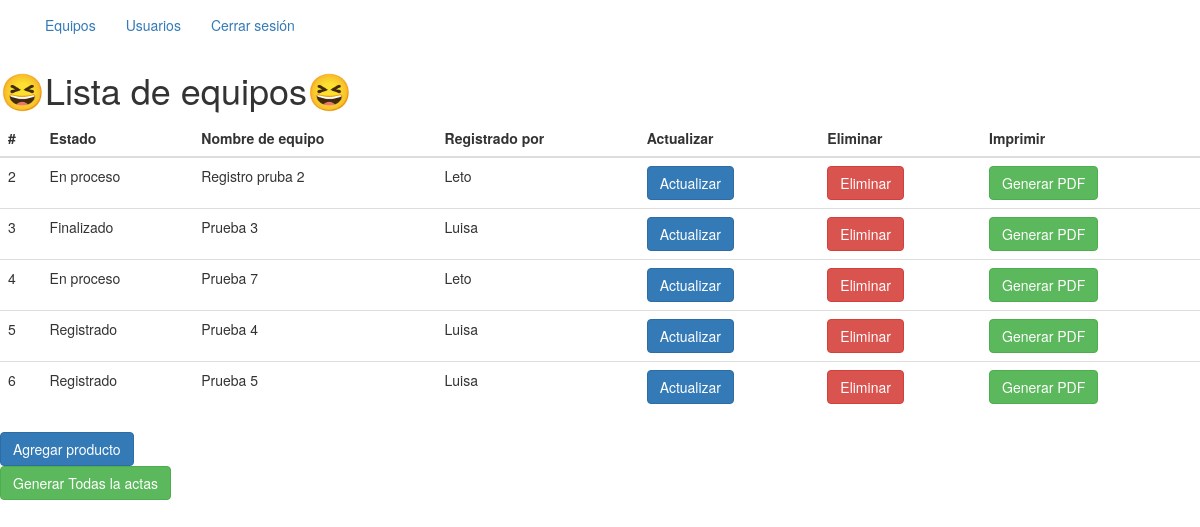
/equipos/lista-equipos (signed in), run on the app's committed database.
### app/models.py (models this page shows, shortened)
class Equipo(db.Model):
    __tablename__ = "equipo"
    asd_id = db.Column(db.Integer, primary_key=True)
    nombre = db.Column(db.String(100), nullable=False)
    estado = db.Column(db.Enum(EstadoEnum), default=EstadoEnum.REGISTRADO)
    comision = db.Column(db.String(100), nullable=True)
    municipio = db.Column(db.String(100), nullable=True)
    departamento = db.Column(db.String(100), nullable=True)
    equipo_marca = db.Column(db.String(100), nullable=True)
    equipo_modelo = db.Column(db.String(100), nullable=True)
    equipo_serial = db.Column(db.String(100), nullable=True)
    dd_marca = db.Column(db.String(100), nullable=True)
    dd_modelo = db.Column(db.String(100), nullable=True)
    dd_serial = db.Column(db.String(100), nullable=True)
    sha_1 = db.Column(db.String(100), nullable=True)
    md_5 = db.Column(db.String(100), nullable=True)
    observacion = db.Column(db.Text,nullable=True)
    fecha_hora_fin = db.Column(db.DateTime, nullable=True)
    imagenes = db.Column(MutableList.as_mutable(JSON))
    created_at = db.Column(db.DateTime, default=datetime.utcnow, nullable=False)
    updated_at = db.Column(db.DateTime, default=datetime.utcnow, onupdate=datetime.utcnow, nullable=False)
    usuario_id = db.Column(db.Integer, db.ForeignKey('usuario.id', name='fk_usuario_id'), nullable=False)
    usuario = db.relationship('Usuario', backref=db.backref('equipo', lazy=True))

class Usuario(UserMixin, db.Model):
    __tablename__ = "usuario"
    id = db.Column(db.Integer, primary_key=True)
    userName = db.Column(db.String(100), unique=True, nullable=False)
    email = db.Column(db.String(120), unique=True, nullable=False)
    rol = db.Column(db.Enum(Rol), default=Rol.AGENTE)
    password = db.Column(db.String(128), nullable=False)
    estado = db.Column(db.Enum(Estado_usuario), default=Estado_usuario.ACTIVO)
    created_at = db.Column(db.DateTime, default=datetime.utcnow, nullable=False)
    updated_at = db.Column(db.DateTime, default=datetime.utcnow, onupdate=datetime.utcnow, nullable=False)

### app/equipos/routes.py (the view)
@equipos.route('/lista-equipos')
@acceso_requerido(roles=["Administrador"])
@login_required
def lista_equipos():
    try:
        equipos = Equipo.query.all()
        return render_template('lista_equipos.html', equipos=equipos)
    except Exception as e:
        flash(_("Error al listar equipos: {}").format(e))
        return redirect(url_for('equipos.lista_equipos'))

### app/auth/routes.py (called while the page is built)
def acceso_requerido(roles=None):
    if roles is None:
        roles = []
    def decorador(f):
        @wraps(f)
        def decorated_function(*args, **kwargs):
            if current_user.is_authenticated is False:
                flash("Debes iniciar sesión para acceder a esta página")
                return redirect('/auth/login')
            if roles and current_user.rol.value not in roles:
                flash("No tienes permisos para acceder a esta página")
                return redirect('/auth/login')
            return f(*args, **kwargs)
        return decorated_function
    return decorador

### app/models.py (called while the page is built)
@login.user_loader
def user_loader(id):
    return Usuario.query.get(id)

### app/equipos/templates/lista_equipos.html (shortened to what this page needs)
{% extends "base.html" %} {% block content %}
<nav class="nav nav-inverse">
  <div class="container">
    <ul class="nav navbar-nav">
      <li><a href="/equipos/lista-equipos">Equipos</a></li>
      <li><a href="/usuarios/lista-usuarios">Usuarios</a></li>
      {% if current_user.is_authenticated %}
      <li>
        <a href="/auth/logout">Cerrar sesión</a>
      </li>
      {% else %}
      <li>
        <a href="/auth/logout">Cerrar sesión</a>
      </li>
      {% endif %}
    </ul>
  </div>
</nav>
<h1>😆Lista de equipos😆</h1>
<table class="table table-hover">
  <thead>
    <tr>
      <th>#</th>
      <th>Estado</th>
      <th>Nombre de equipo</th>
      <th>Registrado por</th>
      <th>Actualizar</th>
      <th>Eliminar</th>
      <th>Imprimir</th>
    </tr>
  </thead>
  <tbody>
    {% for equipo in equipos %}
    <tr>
      <td>{{equipo.asd_id}}</td>
      <td>{{equipo.estado.value}}</td>
      <td>{{equipo.nombre}}</td>
      <td>{{equipo.usuario.userName}}</td>
      <td>
        <a href="/equipos/editar-equipo/{{equipo.asd_id}}" class="btn btn-primary">Actualizar</a>
      </td>
      <td>
        <a href="/equipos/eleminar-equipo/{{equipo.asd_id}}" class="btn btn-danger">Eliminar</a>
      </td>
      <td>
        <a
          href="{{ url_for('pdf.crear_pdf', equipo_id=equipo.asd_id) }}"
          class="btn btn-success"
          >Generar PDF</a
        >
      </td>
    </tr>
    {% endfor%}
  </tbody>
</table>
<div class="d-grid gap-2 col-6 mx-auto">
  <a href="/equipos/crear-equipo" class="btn btn-primary">Agregar producto</a>
  <form action="{{ url_for('pdf.generar_todos_pdfs') }}" method="POST">
    <button type="submit" class="btn btn-success">
      Generar Todas la actas
    </button>
  </form>
</div>
{% endblock%}

### data on the page
Equipo: asd_id "2", estado.value "En proceso", nombre "Registro pruba 2", usuario.userName "Leto"
Equipo: asd_id "3", estado.value "Finalizado", nombre "Prueba 3", usuario.userName "Luisa"
Equipo: asd_id "4", estado.value "En proceso", nombre "Prueba 7", usuario.userName "Leto"
Equipo: asd_id "5", estado.value "Registrado", nombre "Prueba 4", usuario.userName "Luisa"
Equipo: asd_id "6", estado.value "Registrado", nombre "Prueba 5", usuario.userName "Luisa"
